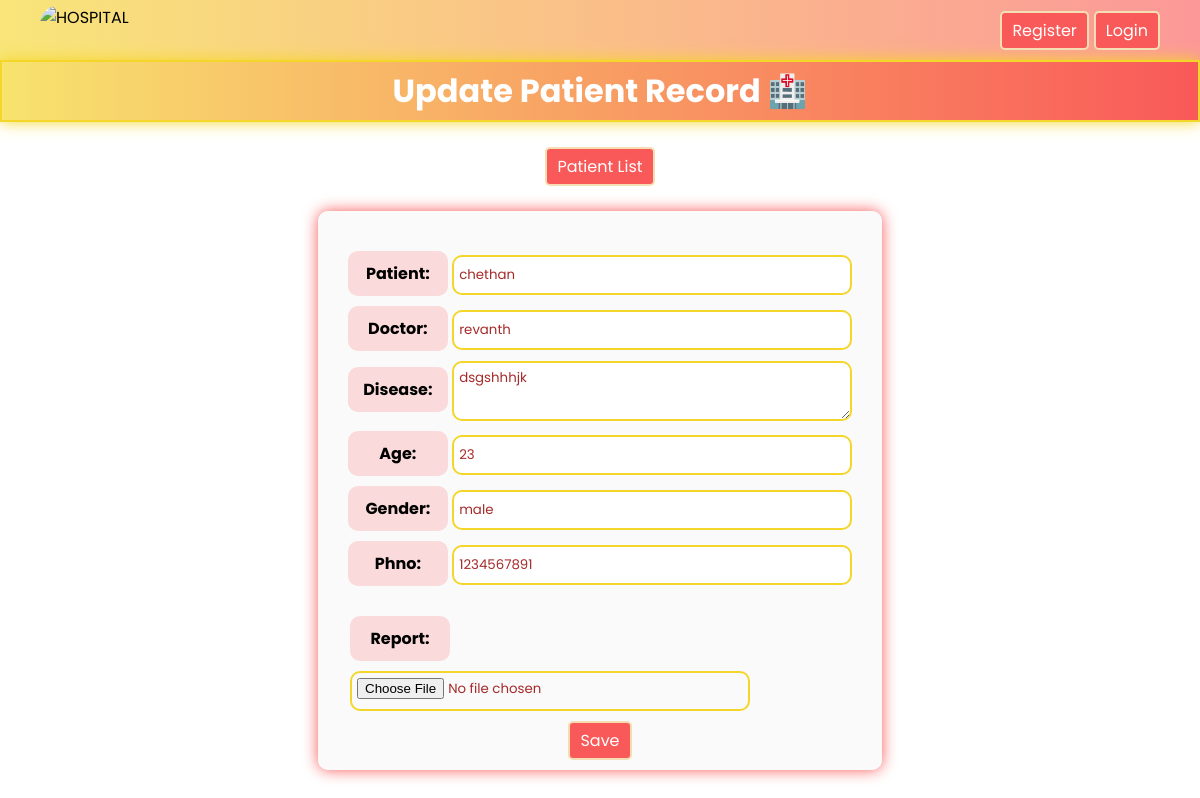
Page /update_patient/2 on the committed database.
### base/models.py (models this page shows, shortened)
class Hospital(models.Model):
    patient = models.CharField(max_length=50)
    doctor = models.CharField(max_length=50)
    disease = models.TextField()
    age = models.IntegerField()
    gender = models.CharField(max_length=10)
    phno = models.IntegerField()
    report = models.FileField(upload_to='reports/', null=True, blank=True)

### base/views.py (the view)
# urls.py: path('update_patient/<int:pk>', views.update_patient, name='update_patient'),
def update_patient(request, pk):
    data = get_object_or_404(Hospital, id=pk)
    form = HospitalForm(request.POST or None, request.FILES or None, instance=data)
    if form.is_valid():
        form.save()
        messages.success(request, f'Updated [{data.patient}] Succesfully 🫡')
        return redirect('patient_list')
    return render(request, 'update_patient.html', {'form':form})

### base/forms.py
class HospitalForm(forms.ModelForm):
    class Meta:
        model = Hospital
        fields = '__all__'

### base/templates/update_patient.html (shortened to what this page needs)
{% extends 'main.html' %}
{% block content %}
<h1>Update Patient Record 🏥</h1>
<br>
<a href="{% url 'patient_list' %}"><button>Patient List</button></a>
<br><br>
<form method="POST" enctype="multipart/form-data">
    {{ form.as_p }}
    <button type="submit">Save</button>
</form>
<br><br>
{% endblock %}

### static/style.css (style rules this page uses)
* { padding: 0; margin: 0; box-sizing: border-box; font-family: "Poppins", sans-serif; }
body { background-image: url("https://png.pngtree.com/background/20250207/original/pngtree-soft-pastel-floral-design-light-blue-background-picture-image_16257054.jpg"); background-size: cover; }
h1,h2 { color: white; padding: 5px; background: linear-gradient(90deg, #f4d62aae, #f95959); border: 2px solid #f4d62a; box-shadow: 0px 0px 15px #f4d62a; }
form { background-color: #f5f5f57c; width: fit-content; padding: 30px 20px 10px 20px; border-radius: 10px; box-shadow: 0px 0px 15px #f95959; position: relative; overflow: hidden; }
form::after { content: ''; position: absolute; height: 5px; width: 0px; top:0px; left: 0px; background: linear-gradient(90deg, #f4d62aae, #f95959); transition: width 3s ease-in-out; }
form::before { content: ''; position: absolute; height: 5px; width: 0px; bottom:0px; right: 0px; background: linear-gradient(90deg, #f4d62aae, #f95959); transition: width 3s ease-in-out; }
label { display: inline-block; width: 100px; padding: 10px; font-weight: bold; background-color: #f9595932; border-radius: 10px; }
input, textarea { padding: 5px; width: 400px; height: 40px; border-radius: 10px; border: 2px solid #f4d62a; color: brown; }
textarea { height: 60px; vertical-align: middle; }
p { margin: 10px; }
button { font-size: medium; padding: 5px 10px; background-color: #f95959; color: white; border: 2px solid wheat; border-radius: 5px; position: relative; overflow: hidden; z-index: 1; }
button::after { content: ''; position: absolute; width: 0px; height: 100%; top: 0px; left: 0px; background-color: #f4d62ac4; transition: width 0.5s ease-in-out; z-index: -1; }

### base/templates/update_patient.html (style rules this page uses)
p:last-of-type { margin-top: 30px; width: 500px; display: flex; flex-wrap: wrap; gap: 10px; }

### rows in the picture
Hospital: patient "chethan", doctor "revanth", disease "dsgshhhjk", age "23", gender "male", phno "1234567891"
